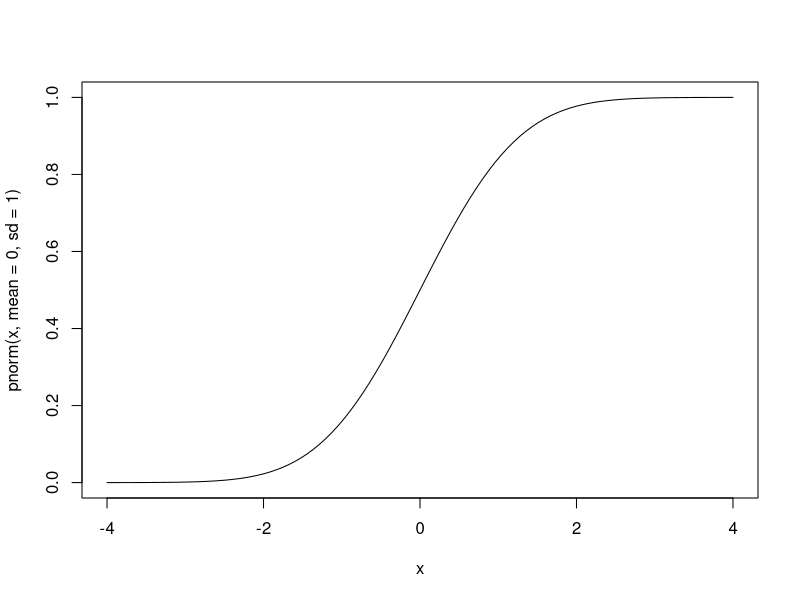
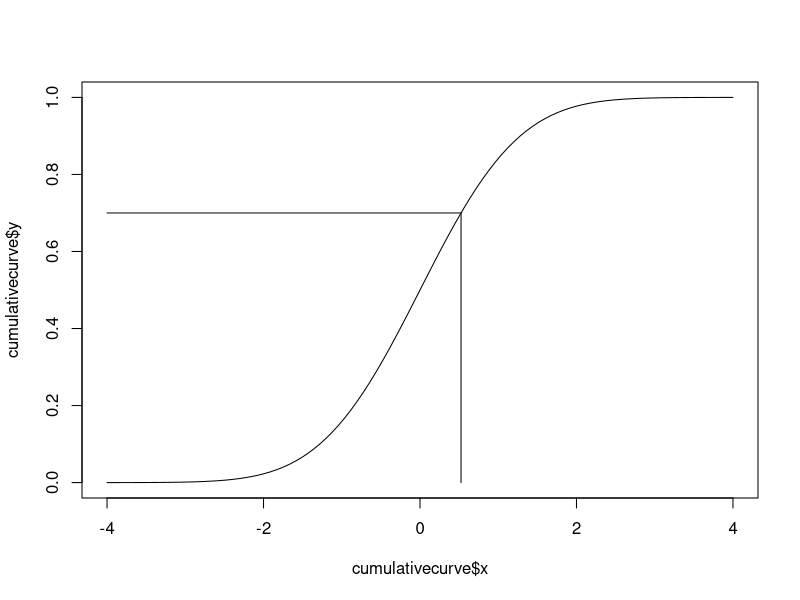
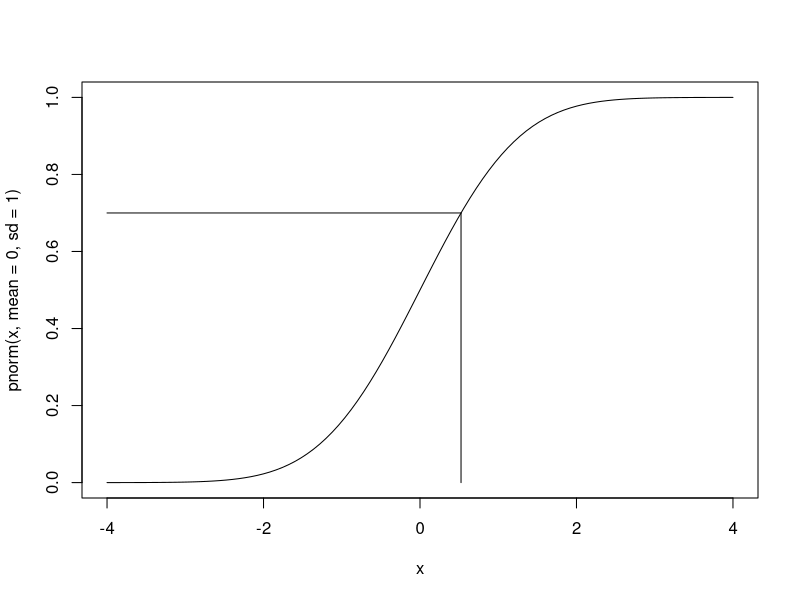
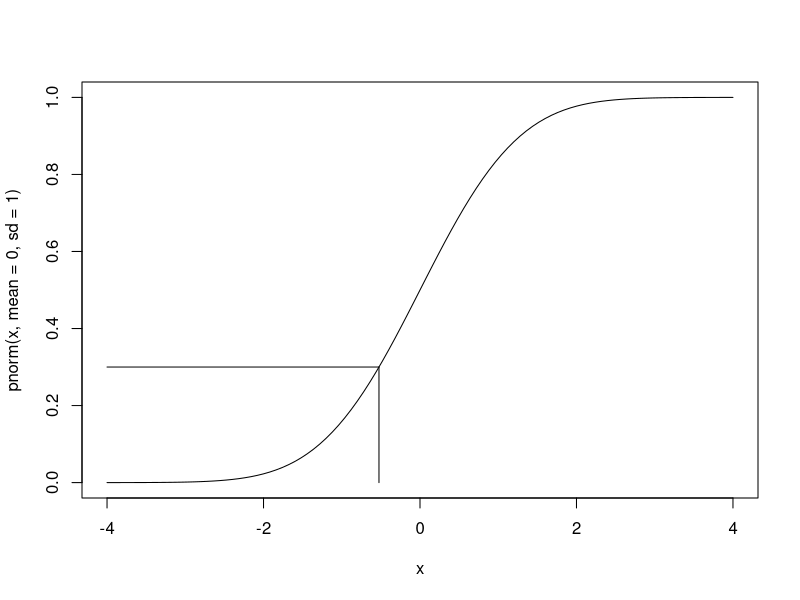
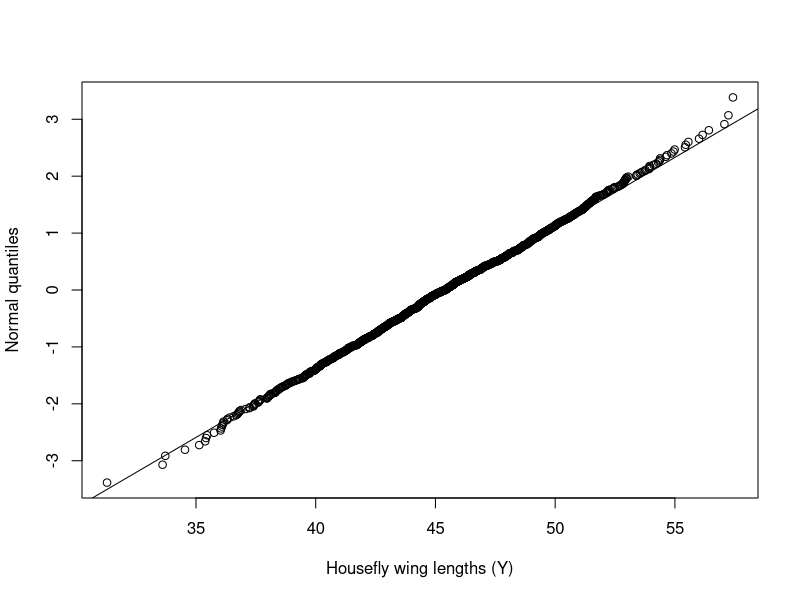
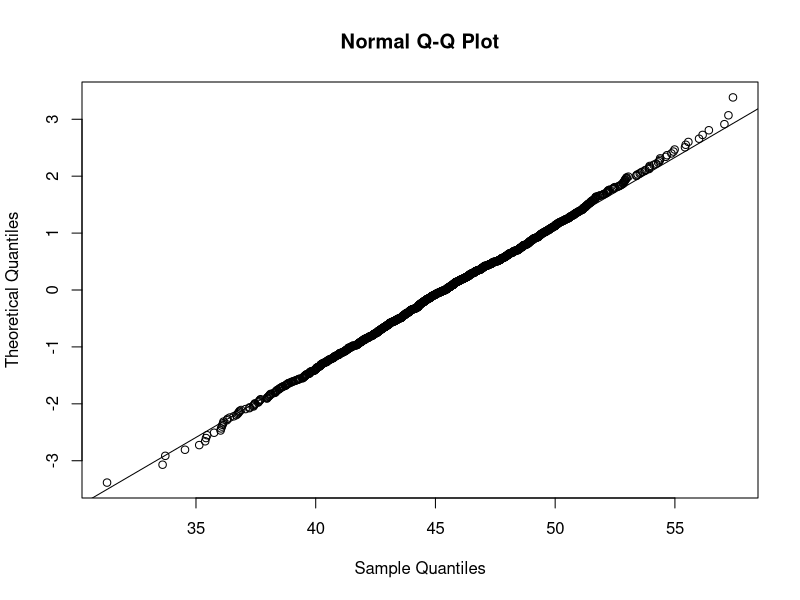
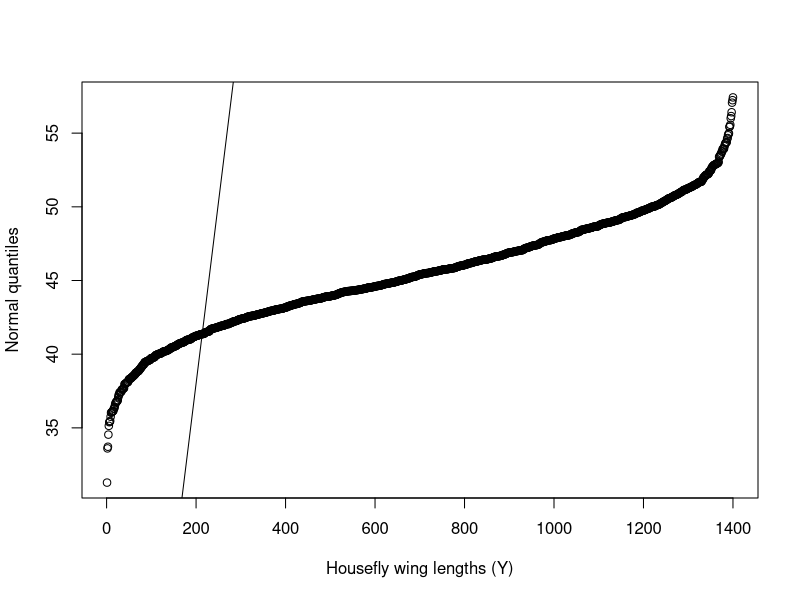

The R source for these figures, in order: (Note: this script raises an error after producing the figures.)
## ---- chunk 1
knitr::opts_chunk$set(echo = TRUE)
## ---- chunk 2
cumulativecurve <- curve(pnorm(x, mean=0, sd=1),
      -4, 4,
      lty="solid")
## ---- chunk 3
qnorm(0.7)
qnorm(0.3)
qnorm(1) #As the text says, this is Inf(infinity)
## ---- chunk 4
plot(cumulativecurve,
     type="l")
segments(x0 = qnorm(0.7),
         y0 = 0,
         x1 = qnorm(0.7),
         y1 = 0.7)

segments(x0 = qnorm(0.7),
         y0 = 0.7,
         x1 = -4,
         y1 = 0.7)
## ---- chunk 5
fig6.5.function <- function (cumulativepercent,
                             normaldeviateleft,
                             normaldeviateright){
  curve(pnorm(x, mean=0, sd=1),
        normaldeviateleft,
        normaldeviateright,
        lty="solid")
  
  segments(x0 = qnorm(cumulativepercent),
           y0 = 0,
           x1 = qnorm(cumulativepercent),
           y1 = cumulativepercent)
  
  segments(x0 = qnorm(cumulativepercent),
           y0 = cumulativepercent,
           x1 = normaldeviateleft,
           y1 = cumulativepercent)
}

fig6.5.function(0.7,
                -4,
                4)


fig6.5.function(0.3,
                -4,
                4)

## ---- chunk 6
fakehouseflydata <- data.frame(
  "winglength" = rnorm(n = 1400,
                       mean = 45.5,
                       sd = 3.90)
)
## ---- chunk 7
library(dplyr)
## ---- chunk 8
ordered_fakehouseflydata <- fakehouseflydata %>%
  arrange(winglength)
## ---- chunk 9
rank(c(4,3,6,2,2),
     ties.method = "first")

rank(c(4,3,6,2,2),
     ties.method = "last")

rank(c(4,3,6,2,2),
     ties.method = "average")

rank(c(4,3,6,2,2),
     ties.method = "random")

rank(c(4,3,6,2,2),
     ties.method = "min")

rank(c(4,3,6,2,2),
     ties.method = "max")
## ---- chunk 10
ordered_fakehouseflydata$i <- rank(ordered_fakehouseflydata$winglength,
                                       ties.method = "average")
ordered_fakehouseflydata$p <- (ordered_fakehouseflydata$i - 0.5)/length(ordered_fakehouseflydata$winglength)
                                       
## ---- chunk 11
quantile(x = ordered_fakehouseflydata$winglength,
         type = 5)
## ---- chunk 12
ordered_fakehouseflydata$normal_quantile <- qnorm(ordered_fakehouseflydata$p,
                                                  mean = 0, 
                                                  sd = 1)
## ---- chunk 13
plot(y = ordered_fakehouseflydata$normal_quantile,
     x = ordered_fakehouseflydata$winglength,
     xlab = "Housefly wing lengths (Y)",
     ylab = "Normal quantiles")
qqline(y=ordered_fakehouseflydata$winglength,
       datax=TRUE)

qqnorm(y = ordered_fakehouseflydata$winglength,
       datax = TRUE)
qqline(y = ordered_fakehouseflydata$winglength,
       datax = TRUE)



plot(y = ordered_fakehouseflydata$normal_quantilei,
     x = ordered_fakehouseflydata$winglength,
     xlab = "Housefly wing lengths (Y)",
     ylab = "Normal quantiles")
qqline(y=ordered_fakehouseflydata$winglength,
       datax=TRUE)
## ---- chunk 14
order(c(4,3,6,2,2))
order(order(c(4,3,6,2,2)))
## ---- chunk 15
stats:::qqnorm.default
x <- qnorm(ppoints(n))[order(order(y))]
